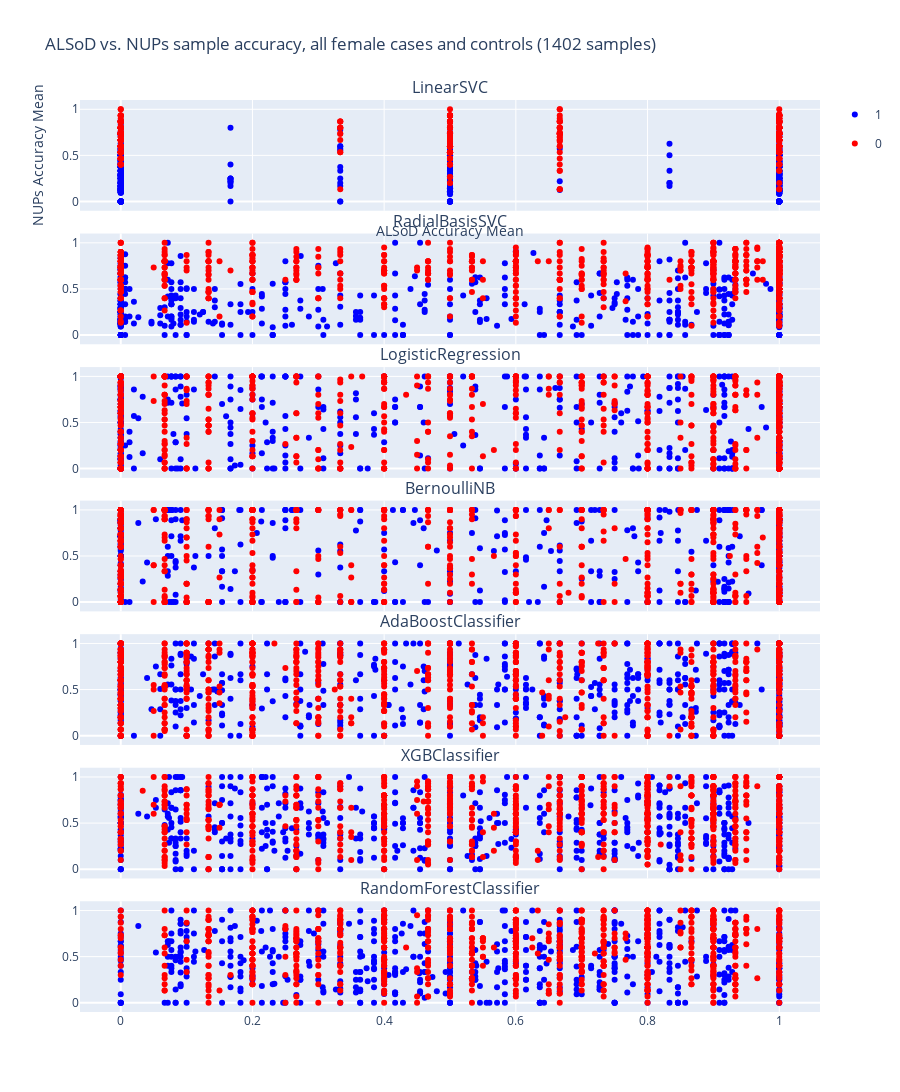

Write notebook code for a chart like this one.
### Markdown cell above
## Sample accuracies

### Code cell
import plotly.graph_objects as go
from plotly.subplots import make_subplots
import os

gene_sets = {
    "ALS-ALSoD-variant-females-1MAF": "ALSoD",
    "ALS-NUPs-variant-females-1MAF": "NUPs"
}

# Loop through models in modelStack dict to get the data
dataframes = []
for model in modelStack:
    model_folder = model.__class__.__name__
    for gene_set, gene_set_abbrev in gene_sets.items():
        csv_path = os.path.join(base_dir, gene_set, model_folder, "sampleResults.csv")
        df = pd.read_csv(csv_path)
        df["gene_set"] = gene_set_abbrev
        df["model"] = model_folder
        dataframes.append(df)

combined_df = pd.concat(dataframes, ignore_index=True)

def normalize_id(id_string):
    if "__" in id_string:
        return id_string.split("__")[1]
    return id_string

combined_df["normalized_id"] = combined_df["id"].apply(normalize_id)

# Define color map for consistency
unique_labels = combined_df["label"].unique()
color_map = {0: 'red', 1: 'blue'}

# Create subplots
num_models = len(modelStack)
fig = make_subplots(rows=num_models, cols=1, subplot_titles=[model.__class__.__name__ for model in modelStack], shared_xaxes=True, shared_yaxes=True, vertical_spacing=0.025)

row_num = 1
for model in modelStack:
    df_ALSoD = combined_df[(combined_df["model"] == model.__class__.__name__) & (combined_df["gene_set"] == "ALSoD")]
    df_NUPs = combined_df[(combined_df["model"] == model.__class__.__name__) & (combined_df["gene_set"] == "NUPs")]

    intersecting_ids = set(df_ALSoD["normalized_id"]).intersection(set(df_NUPs["normalized_id"]))

    df_ALSoD_filtered = df_ALSoD[df_ALSoD["normalized_id"].isin(intersecting_ids)]
    df_NUPs_filtered = df_NUPs[df_NUPs["normalized_id"].isin(intersecting_ids)]

    for label in df_ALSoD_filtered["label"].unique():
        fig.add_trace(
            go.Scatter(x=df_ALSoD_filtered[df_ALSoD_filtered["label"] == label]["accuracy_mean"], 
                       y=df_NUPs_filtered[df_NUPs_filtered["label"] == label]["accuracy_mean"], 
                       mode='markers',
                       name=str(label),
                       marker=dict(color=color_map[label]),
                       legendgroup=str(label), 
                       showlegend=(row_num == 1), 
                       hovertext=df_ALSoD_filtered["id"]),
            row=row_num, col=1)
    
    row_num += 1

title_text = f"ALSoD vs. NUPs sample accuracy, all female cases and controls ({len(intersecting_ids)} samples)"
fig.update_layout(
    title=title_text, 
    xaxis_title="ALSoD Accuracy Mean",
    yaxis_title="NUPs Accuracy Mean",
    height=500*num_models,
)

fig.show()

fig.write_html("ALSoD_vs_NUPs_accuracy.html")

### Figure 1 — Plotly figure (JSON) as saved in the notebook; plotly's stock layout.template omitted (floating-point values rounded to 4 significant figures; data arrays with more than 128 entries replaced by an {"elided": "..."} marker saying what was removed)
{"data": [{"hovertext": {"elided": "1011 str values"}, "legendgroup": "1", "marker": {"color": "blue"}, "mode": "markers", "name": "1", "showlegend": true, "type": "scatter", "x": {"elided": "531 float values"}, "xaxis": "x", "y": {"elided": "531 float values"}, "yaxis": "y"}, {"hovertext": {"elided": "1011 str values"}, "legendgroup": "0", "marker": {"color": "red"}, "mode": "markers", "name": "0", "showlegend": true, "type": "scatter", "x": {"elided": "480 float values"}, "xaxis": "x", "y": {"elided": "480 float values"}, "yaxis": "y"}, {"hovertext": {"elided": "1385 str values"}, "legendgroup": "1", "marker": {"color": "blue"}, "mode": "markers", "name": "1", "showlegend": false, "type": "scatter", "x": {"elided": "552 float values"}, "xaxis": "x2", "y": {"elided": "552 float values"}, "yaxis": "y2"}, {"hovertext": {"elided": "1385 str values"}, "legendgroup": "0", "marker": {"color": "red"}, "mode": "markers", "name": "0", "showlegend": false, "type": "scatter", "x": {"elided": "833 float values"}, "xaxis": "x2", "y": {"elided": "833 float values"}, "yaxis": "y2"}, {"hovertext": {"elided": "1397 str values"}, "legendgroup": "1", "marker": {"color": "blue"}, "mode": "markers", "name": "1", "showlegend": false, "type": "scatter", "x": {"elided": "552 float values"}, "xaxis": "x3", "y": {"elided": "552 float values"}, "yaxis": "y3"}, {"hovertext": {"elided": "1397 str values"}, "legendgroup": "0", "marker": {"color": "red"}, "mode": "markers", "name": "0", "showlegend": false, "type": "scatter", "x": {"elided": "845 float values"}, "xaxis": "x3", "y": {"elided": "845 float values"}, "yaxis": "y3"}, {"hovertext": {"elided": "1394 str values"}, "legendgroup": "1", "marker": {"color": "blue"}, "mode": "markers", "name": "1", "showlegend": false, "type": "scatter", "x": {"elided": "552 float values"}, "xaxis": "x4", "y": {"elided": "552 float values"}, "yaxis": "y4"}, {"hovertext": {"elided": "1394 str values"}, "legendgroup": "0", "marker": {"color": "red"}, "mode": "markers", "name": "0", "showlegend": false, "type": "scatter", "x": {"elided": "842 float values"}, "xaxis": "x4", "y": {"elided": "842 float values"}, "yaxis": "y4"}, {"hovertext": {"elided": "1386 str values"}, "legendgroup": "1", "marker": {"color": "blue"}, "mode": "markers", "name": "1", "showlegend": false, "type": "scatter", "x": {"elided": "552 float values"}, "xaxis": "x5", "y": {"elided": "552 float values"}, "yaxis": "y5"}, {"hovertext": {"elided": "1386 str values"}, "legendgroup": "0", "marker": {"color": "red"}, "mode": "markers", "name": "0", "showlegend": false, "type": "scatter", "x": {"elided": "834 float values"}, "xaxis": "x5", "y": {"elided": "834 float values"}, "yaxis": "y5"}, {"hovertext": {"elided": "1395 str values"}, "legendgroup": "1", "marker": {"color": "blue"}, "mode": "markers", "name": "1", "showlegend": false, "type": "scatter", "x": {"elided": "552 float values"}, "xaxis": "x6", "y": {"elided": "552 float values"}, "yaxis": "y6"}, {"hovertext": {"elided": "1395 str values"}, "legendgroup": "0", "marker": {"color": "red"}, "mode": "markers", "name": "0", "showlegend": false, "type": "scatter", "x": {"elided": "843 float values"}, "xaxis": "x6", "y": {"elided": "843 float values"}, "yaxis": "y6"}, {"hovertext": {"elided": "1402 str values"}, "legendgroup": "1", "marker": {"color": "blue"}, "mode": "markers", "name": "1", "showlegend": false, "type": "scatter", "x": {"elided": "552 float values"}, "xaxis": "x7", "y": {"elided": "552 float values"}, "yaxis": "y7"}, {"hovertext": {"elided": "1402 str values"}, "legendgroup": "0", "marker": {"color": "red"}, "mode": "markers", "name": "0", "showlegend": false, "type": "scatter", "x": {"elided": "850 float values"}, "xaxis": "x7", "y": {"elided": "850 float values"}, "yaxis": "y7"}], "layout": {"annotations": [{"font": {"size": 16}, "showarrow": false, "text": "LinearSVC", "x": 0.5, "xanchor": "center", "xref": "paper", "y": 1, "yanchor": "bottom", "yref": "paper"}, {"font": {"size": 16}, "showarrow": false, "text": "RadialBasisSVC", "x": 0.5, "xanchor": "center", "xref": "paper", "y": 0.8536, "yanchor": "bottom", "yref": "paper"}, {"font": {"size": 16}, "showarrow": false, "text": "LogisticRegression", "x": 0.5, "xanchor": "center", "xref": "paper", "y": 0.7071, "yanchor": "bottom", "yref": "paper"}, {"font": {"size": 16}, "showarrow": false, "text": "BernoulliNB", "x": 0.5, "xanchor": "center", "xref": "paper", "y": 0.5607, "yanchor": "bottom", "yref": "paper"}, {"font": {"size": 16}, "showarrow": false, "text": "AdaBoostClassifier", "x": 0.5, "xanchor": "center", "xref": "paper", "y": 0.4143, "yanchor": "bottom", "yref": "paper"}, {"font": {"size": 16}, "showarrow": false, "text": "XGBClassifier", "x": 0.5, "xanchor": "center", "xref": "paper", "y": 0.2679, "yanchor": "bottom", "yref": "paper"}, {"font": {"size": 16}, "showarrow": false, "text": "RandomForestClassifier", "x": 0.5, "xanchor": "center", "xref": "paper", "y": 0.1214, "yanchor": "bottom", "yref": "paper"}], "height": 3500, "title": {"text": "ALSoD vs. NUPs sample accuracy, all female cases and controls (1402 samples)"}, "xaxis": {"anchor": "y", "domain": [0, 1], "matches": "x7", "showticklabels": false, "title": {"text": "ALSoD Accuracy Mean"}}, "xaxis2": {"anchor": "y2", "domain": [0, 1], "matches": "x7", "showticklabels": false}, "xaxis3": {"anchor": "y3", "domain": [0, 1], "matches": "x7", "showticklabels": false}, "xaxis4": {"anchor": "y4", "domain": [0, 1], "matches": "x7", "showticklabels": false}, "xaxis5": {"anchor": "y5", "domain": [0, 1], "matches": "x7", "showticklabels": false}, "xaxis6": {"anchor": "y6", "domain": [0, 1], "matches": "x7", "showticklabels": false}, "xaxis7": {"anchor": "y7", "domain": [0, 1]}, "yaxis": {"anchor": "x", "domain": [0.8786, 1], "title": {"text": "NUPs Accuracy Mean"}}, "yaxis2": {"anchor": "x2", "domain": [0.7321, 0.8536]}, "yaxis3": {"anchor": "x3", "domain": [0.5857, 0.7071]}, "yaxis4": {"anchor": "x4", "domain": [0.4393, 0.5607]}, "yaxis5": {"anchor": "x5", "domain": [0.2929, 0.4143]}, "yaxis6": {"anchor": "x6", "domain": [0.1464, 0.2679]}, "yaxis7": {"anchor": "x7", "domain": [0, 0.1214]}}}
